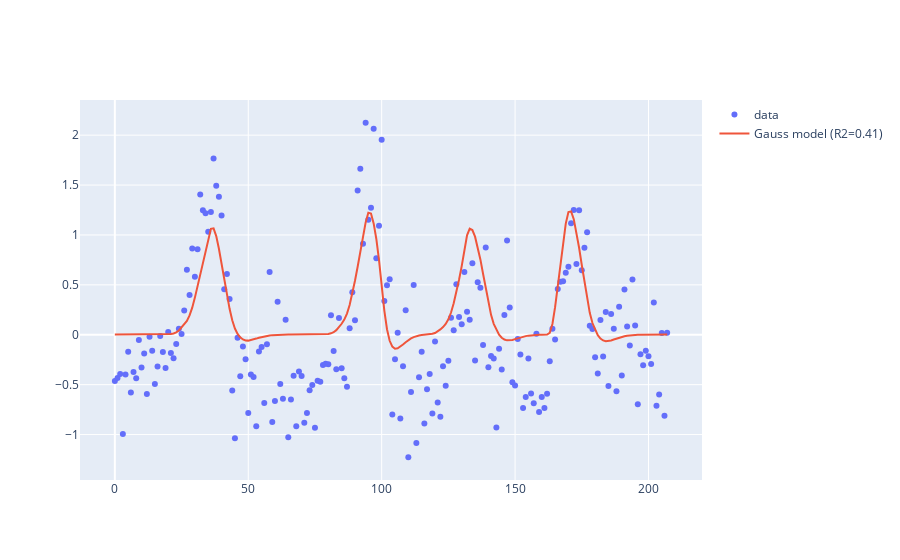

Notebook code cell kept with this figure:
### Code cell
num_vert = 1
import plotly.graph_objects as go
fig = go.Figure()
fig.add_trace(go.Scatter(y=data_fsnative_[:,num_vert], name='data', mode='markers'))
fig.add_trace(go.Scatter(y=gauss_pred_mat[:,num_vert], name='Gauss model (R2={:1.2f})'.format(gauss_fit_mat[num_vert,-1])))
fig.show()

### Figure 1 — Plotly figure (JSON) as saved in the notebook; plotly's stock layout.template omitted (floating-point values rounded to 4 significant figures; data arrays with more than 128 entries replaced by an {"elided": "..."} marker saying what was removed)
{"data": [{"mode": "markers", "name": "data", "type": "scatter", "y": {"elided": "208 float values"}}, {"name": "Gauss model (R2=0.41)", "type": "scatter", "y": {"elided": "208 float values"}}], "layout": {"autosize": true, "xaxis": {"autorange": true, "range": [-13.26, 220.3]}, "yaxis": {"autorange": true, "range": [-1.504, 2.401], "type": "linear"}}}
